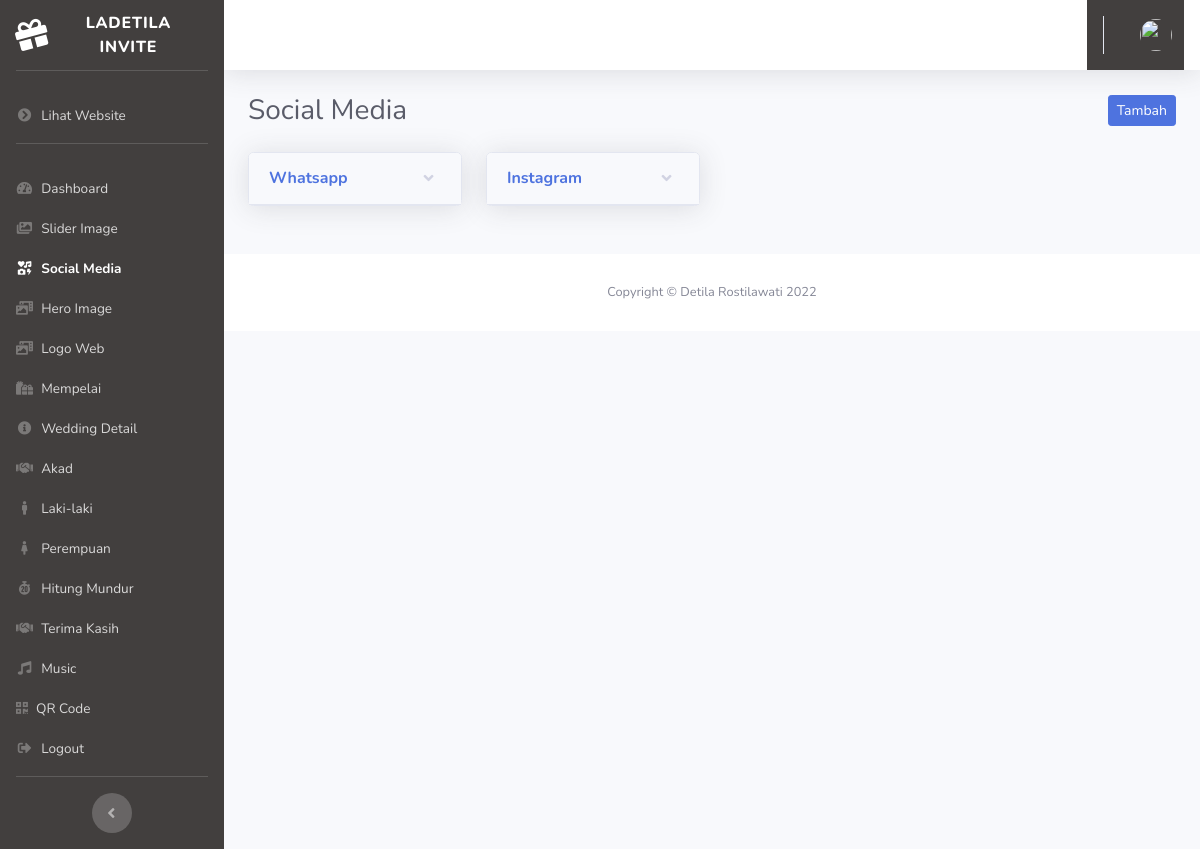
The page /index.php/admin/social_media on the database its author committed.
### tables this page shows
CREATE TABLE `user_sub_menu` (
  `id` int(11) NOT NULL,
  `title` varchar(128) NOT NULL,
  `url` varchar(128) NOT NULL,
  `icon` varchar(128) NOT NULL
);

CREATE TABLE `social_media` (
  `id` int(11) NOT NULL,
  `nama` varchar(255) NOT NULL,
  `sosmed` varchar(255) NOT NULL,
  `icon` varchar(255) NOT NULL,
  `fb_icon` varchar(255) NOT NULL,
  `ig` varchar(255) NOT NULL,
  `ig_icon` varchar(255) NOT NULL,
  `yt` varchar(255) NOT NULL,
  `yt_icon` varchar(255) NOT NULL,
  `wa` varchar(255) NOT NULL,
  `wa_icon` varchar(255) NOT NULL
);

### application/controllers/Admin.php (called while the page is built, shortened)
<?php
class Admin extends CI_Controller
{
    public function social_media()
    {
        $data['title']  = 'Social Media';
        $data['user'] = $this->db->get_where('user', ['email' => $this->session->userdata('email')])->row_array();
        $this->db->order_by('id', 'DESC');
        $data['social_media'] = $this->db->get('social_media')->result_array();
        $this->form_validation->set_rules('nama', 'Nama', 'required');
        $this->form_validation->set_rules('sosmed', 'Sosmed', 'required');
        $this->form_validation->set_rules('icon', 'Icon', 'required');
        if ($this->form_validation->run() == false) {
            $this->load->view('templates/header', $data);
            $this->load->view('templates/sidebar', $data);
            $this->load->view('templates/topbar', $data);
            $this->load->view('admin/social_media', $data);
            $this->load->view('templates/footer');
        }
    }
}

### index.php (called while the page is built, shortened)
<?php
require_once BASEPATH.'core/CodeIgniter.php';

### application/views/admin/social_media.php (the view, shortened to what this page needs)
<div class="container-fluid">
    <div class="d-sm-flex align-items-center justify-content-between mb-4">
        <h1 class="h3 mb-0 text-gray-800"><?= $title; ?></h1>
        <button class="btn btn-sm btn-primary float-right" data-toggle="modal" data-target="#tambahsocialModal"> Tambah</button>
    </div>
    <div class="row">
        <?php foreach ($social_media as $sm) : ?>
            <div class="col-xl-3 col-md-6 mb-4">
                <div class="card shadow mb-4">
                    <a href="#collapseCardExample" class="d-block card-header py-3" data-toggle="collapse" role="button" aria-expanded="true" aria-controls="collapseCardExample">
                        <h6 class="m-0 font-weight-bold text-primary"><?= $sm['nama']; ?></h6>
                    </a>
                </div>
            </div>
        <?php endforeach; ?>
    </div>
</div>

### application/views/templates/sidebar.php (shortened to what this page needs)
<ul class="navbar-nav sidebar sidebar-dark accordion" id="accordionSidebar">
    <a class="sidebar-brand d-flex align-items-center justify-content-center" href="<?= base_url('auth'); ?>">
        <div class="sidebar-brand-icon rotate-n-15">
            <i class="fas fa-gift"></i>
        </div>
        <div class="sidebar-brand-text mx-3">Ladetila Invite</div>
    </a>
    <hr class="sidebar-divider">
    <li class="nav-item">
        <a class="nav-link" href="<?= base_url() ?>">
            <i class="fas fa-fw fa-chevron-circle-right"></i>
            <span>Lihat Website</span></a>
    </li>
    <hr class="sidebar-divider">
    <?php
    $querySubMenu = "SELECT *
                  FROM user_sub_menu
                  ";
    $subMenu = $this->db->query($querySubMenu)->result_array();
    ?>
    <?php foreach ($subMenu as $sm) : ?>
        <?php if ($title == $sm['title']) : ?>
            <li class="nav-item active">
            <?php else : ?>
            <li class="nav-item">
            <?php endif; ?>
            <a class="nav-link pb-0" href="<?= base_url($sm['url']); ?>">
                <i class="<?= $sm['icon']; ?>"></i>
                <span><?= $sm['title']; ?></span></a>
            </li>
        <?php endforeach; ?>
        <li class="nav-item">
            <a class="nav-link" href="<?= base_url('auth/logout') ?>">
                <i class="fas fa-fw fa-sign-out-alt" data-dismiss="modal"></i>
                <span>Logout</span></a>
        </li>
        <hr class="sidebar-divider">
        <div class="text-center d-none d-md-inline">
            <button class="rounded-circle border-0" id="sidebarToggle"></button>
        </div>
</ul>

### application/views/templates/sidebar.php (style rules this page uses)
ul { background: linear-gradient(to right, #423F3E 0%, #423F3E 0%); }

### rows shown on the page
user_sub_menu: title "Dashboard"
user_sub_menu: title "Slider Image"
user_sub_menu: title "Social Media"
user_sub_menu: title "Hero Image"
user_sub_menu: title "Logo Web"
user_sub_menu: title "Mempelai"
user_sub_menu: title "Wedding Detail"
user_sub_menu: title "Akad"
user_sub_menu: title "Laki-laki"
user_sub_menu: title "Perempuan"
user_sub_menu: title "Hitung Mundur"
user_sub_menu: title "Terima Kasih"
user_sub_menu: title "Music"
user_sub_menu: title "QR Code"
social_media: nama "Whatsapp"
social_media: nama "Instagram"

### other values the page prints
$title "Social Media"
